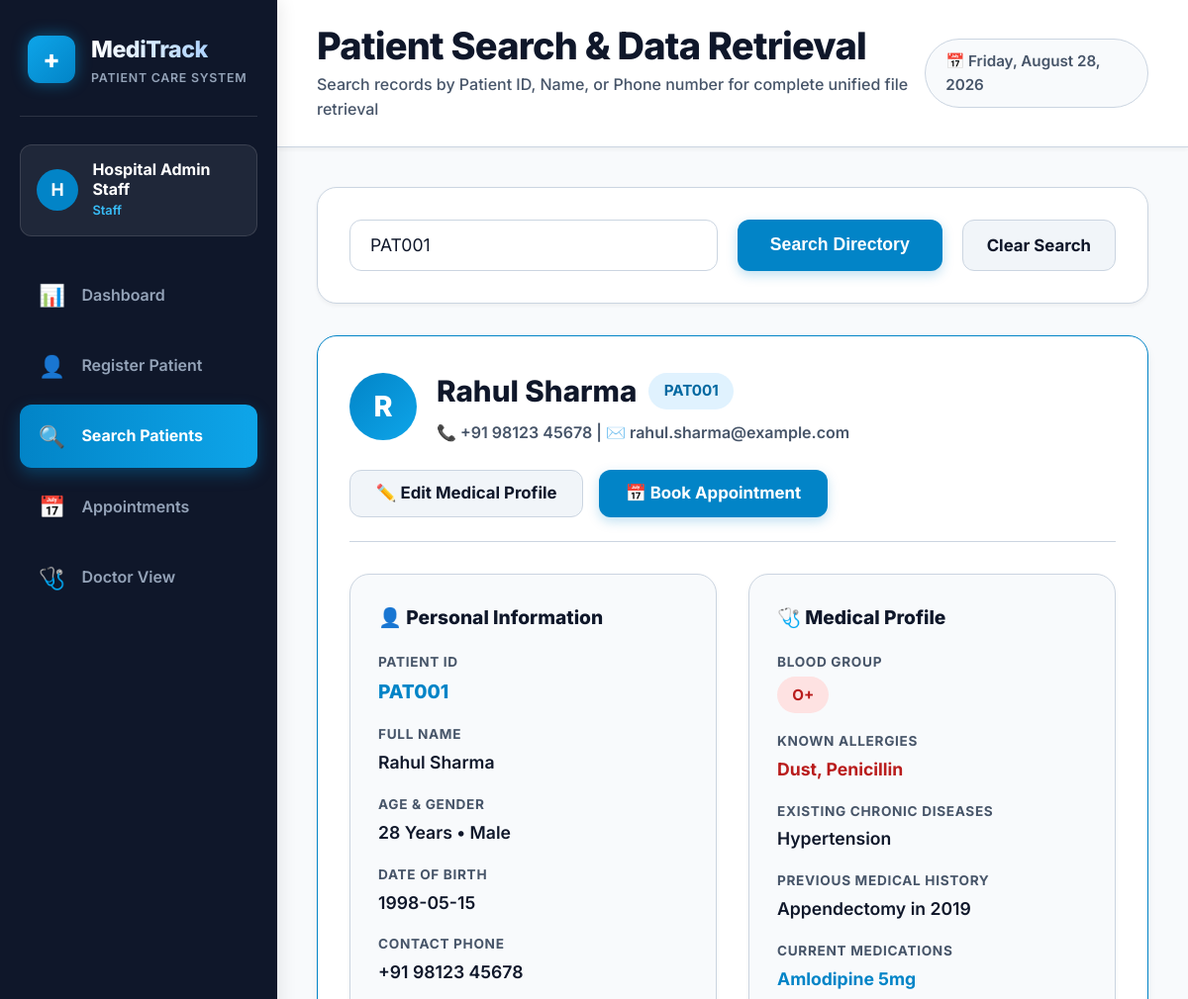
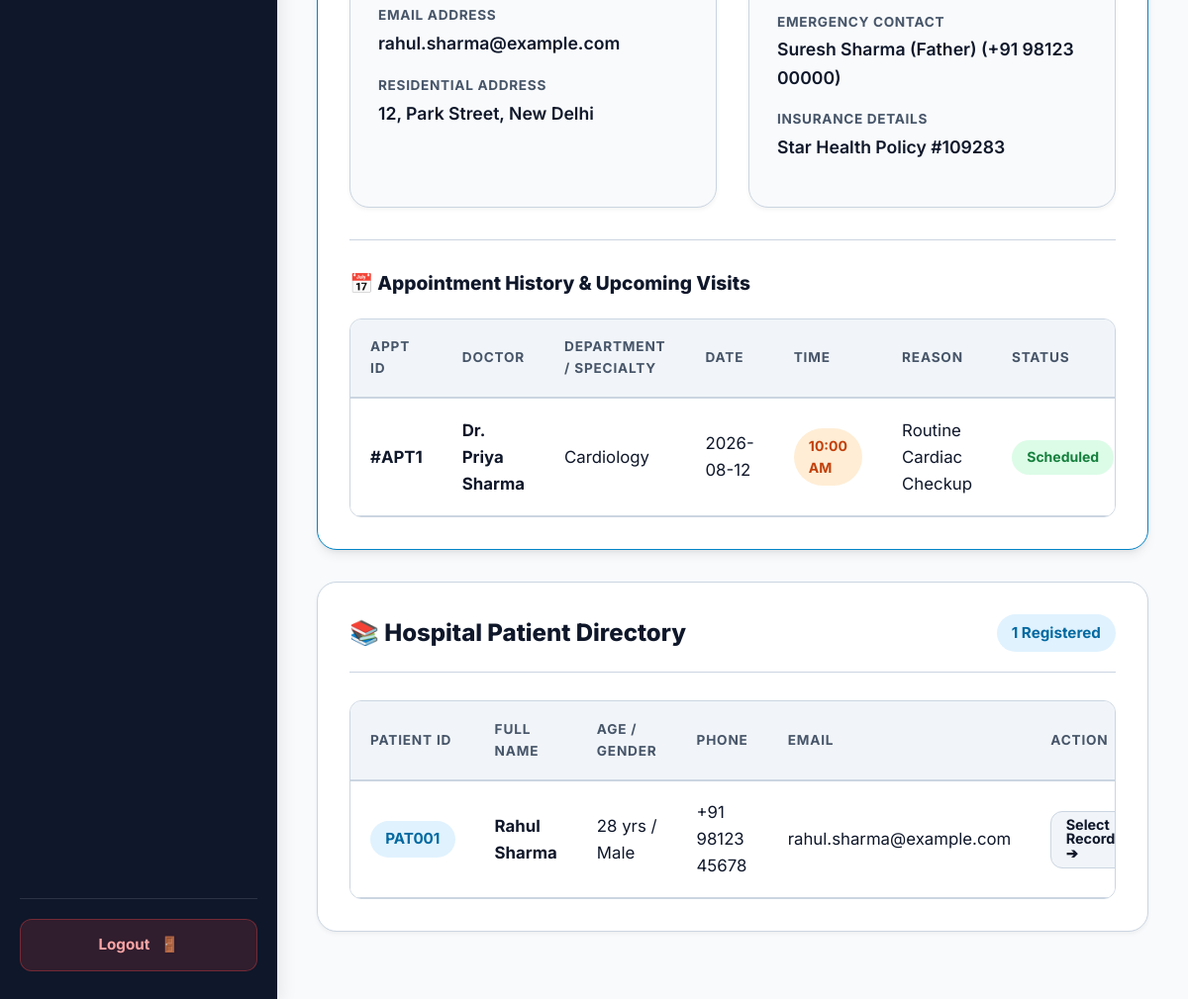
Page /search?q=PAT001 (signed in) on the committed database (2 pictures, top to bottom).
### tables this page shows
CREATE TABLE patients (
    patient_id TEXT PRIMARY KEY, -- e.g. PAT001, PAT002
    full_name TEXT NOT NULL,
    age INTEGER NOT NULL CHECK(age > 0 AND age < 130),
    gender TEXT NOT NULL,
    date_of_birth TEXT NOT NULL,
    phone TEXT NOT NULL,
    email TEXT NOT NULL,
    address TEXT NOT NULL,
    created_at TIMESTAMP DEFAULT CURRENT_TIMESTAMP
);

CREATE TABLE patient_profiles (
    id INTEGER PRIMARY KEY AUTOINCREMENT,
    patient_id TEXT UNIQUE NOT NULL,
    blood_group TEXT DEFAULT 'Not Specified',
    allergies TEXT DEFAULT 'None',
    existing_diseases TEXT DEFAULT 'None',
    medical_history TEXT DEFAULT 'None',
    current_medications TEXT DEFAULT 'None',
    emergency_name TEXT DEFAULT 'N/A',
    emergency_phone TEXT DEFAULT 'N/A',
    insurance_details TEXT DEFAULT 'None',
    updated_at TIMESTAMP DEFAULT CURRENT_TIMESTAMP,
    FOREIGN KEY (patient_id) REFERENCES patients(patient_id) ON DELETE CASCADE ON UPDATE CASCADE
);

CREATE TABLE appointments (
    appointment_id INTEGER PRIMARY KEY AUTOINCREMENT,
    patient_id TEXT NOT NULL,
    doctor_id TEXT NOT NULL,
    doctor_name TEXT NOT NULL,
    appointment_date TEXT NOT NULL, -- YYYY-MM-DD
    appointment_time TEXT NOT NULL, -- e.g. '09:00 AM'
    reason TEXT DEFAULT 'General Checkup',
    status TEXT NOT NULL DEFAULT 'Scheduled' CHECK(status IN ('Scheduled', 'Completed', 'Cancelled')),
    created_at TIMESTAMP DEFAULT CURRENT_TIMESTAMP,
    FOREIGN KEY (patient_id) REFERENCES patients(patient_id) ON DELETE CASCADE ON UPDATE CASCADE,
    FOREIGN KEY (doctor_id) REFERENCES doctors(doctor_id) ON DELETE CASCADE ON UPDATE CASCADE,
    -- Prevent duplicate bookings for same doctor, date, and time slot
    UNIQUE (doctor_id, appointment_date, appointment_time)
);

CREATE TABLE doctors (
    doctor_id TEXT PRIMARY KEY, -- e.g. DOC001
    name TEXT NOT NULL,
    specialty TEXT NOT NULL,
    email TEXT NOT NULL,
    phone TEXT NOT NULL,
    department TEXT NOT NULL
);

### app.py (the view)
@app.route('/search')
@login_required
def search():
    query = request.args.get('q', '').strip()
    conn = get_db()
    cursor = conn.cursor()
    if query:
        sql = """
            SELECT * FROM patients
            WHERE LOWER(patient_id) LIKE ? OR LOWER(full_name) LIKE ? OR phone LIKE ?
            ORDER BY patient_id ASC;
        """
        search_pattern = f"%{query.lower()}%"
        cursor.execute(sql, (search_pattern, search_pattern, f"%{query}%"))
        patients = cursor.fetchall()
    else:
        cursor.execute("SELECT * FROM patients ORDER BY patient_id ASC;")
        patients = cursor.fetchall()
    selected_patient = None
    medical_profile = None
    patient_appointments = []
    if patients:
        if len(patients) == 1 or (query and query.upper().startswith('PAT')):
            selected_patient = patients[0]
            for p in patients:
                if p['patient_id'].lower() == query.lower():
                    selected_patient = p
                    break
            pid = selected_patient['patient_id']
            cursor.execute("SELECT * FROM patient_profiles WHERE patient_id = ?", (pid,))
            medical_profile = cursor.fetchone()
            cursor.execute("""
                SELECT a.*, d.specialty
                FROM appointments a
                LEFT JOIN doctors d ON a.doctor_id = d.doctor_id
                WHERE a.patient_id = ?
                ORDER BY a.appointment_date DESC, a.appointment_time ASC;
            """, (pid,))
            patient_appointments = cursor.fetchall()
    conn.close()
    return render_template(
        'search.html',
        query=query,
        patients=patients,
        selected_patient=selected_patient,
        medical_profile=medical_profile,
        patient_appointments=patient_appointments,
        active_page='search'
    )

### templates/search.html (shortened to what this page needs)
{% extends "base.html" %}
{% block page_title %}Patient Search & Data Retrieval{% endblock %}
{% block page_subtitle %}Search records by Patient ID, Name, or Phone number for complete unified file retrieval{% endblock %}
{% block content %}
<div class="card" style="margin-bottom: 2rem;">
  <form action="{{ url_for('search') }}" method="GET" style="display:flex; gap:1.25rem; flex-wrap:wrap; align-items:center;">
    <div style="flex-grow:1; min-width:300px; position:relative;">
      <input type="text" id="table-search-input" name="q" class="form-control" value="{{ query }}" placeholder="🔍 Search Patient ID (e.g. PAT001), Name (e.g. Rahul), or Phone number..." style="padding-left:1.25rem; min-height:52px; font-size:1.1rem;">
    </div>
    <button type="submit" class="btn btn-primary" style="min-height:52px; padding:0 2rem; font-size:1.1rem;">
      Search Directory
    </button>
    {% if query %}
    <a href="{{ url_for('search') }}" class="btn btn-secondary" style="min-height:52px; display:inline-flex; align-items:center; padding:0 1.5rem; font-size:1.05rem;">Clear Search</a>
    {% endif %}
  </form>
</div>
{% if selected_patient %}
<div class="card" style="border-color:var(--primary); box-shadow:var(--shadow-md);">
  <div style="display:flex; align-items:center; justify-content:space-between; flex-wrap:wrap; gap:1.5rem; padding-bottom:1.5rem; border-bottom:1px solid var(--border-color);">
    <div style="display:flex; align-items:center; gap:1.25rem;">
      <div style="width:68px; height:68px; background:linear-gradient(135deg, var(--primary), var(--secondary)); color:white; border-radius:var(--radius-full); display:flex; align-items:center; justify-content:center; font-size:1.8rem; font-weight:800; flex-shrink:0;">
        {{ selected_patient.full_name[0] | upper }}
      </div>
      <div>
        <div style="display:flex; align-items:center; gap:0.75rem;">
          <h2 style="font-size: clamp(1.5rem, 2.5vw, 1.85rem); font-weight:800; color:var(--text-main);">{{ selected_patient.full_name }}</h2>
          <span class="badge badge-blue" style="font-size:0.95rem; padding:0.4rem 0.95rem;">{{ selected_patient.patient_id }}</span>
        </div>
        <div style="font-size:1rem; color:var(--text-muted); margin-top:0.35rem; font-weight:600;">
          📞 {{ selected_patient.phone }} | ✉️ {{ selected_patient.email }}
        </div>
      </div>
    </div>
    <div style="display:flex; gap:1rem; flex-wrap:wrap;">
      <a href="{{ url_for('patient_profile', patient_id=selected_patient.patient_id) }}" class="btn btn-secondary" style="min-height:48px;">
        ✏️ Edit Medical Profile
      </a>
      <a href="{{ url_for('appointments') }}?patient_id={{ selected_patient.patient_id }}" class="btn btn-primary" style="min-height:48px;">
        📅 Book Appointment
      </a>
    </div>
  </div>
  <div class="profile-grid" style="margin-top:2rem;">
    <div class="card" style="margin-bottom:0; background:#f8fafc; padding:1.75rem;">
      <h3 class="card-title" style="margin-bottom:1.25rem; font-size:1.2rem;">👤 Personal Information</h3>
      <div class="field-pair">
        <span class="field-label">Patient ID</span>
        <span class="field-value" style="font-weight:800; color:var(--primary); font-size:1.2rem;">{{ selected_patient.patient_id }}</span>
      </div>
      <div class="field-pair">
        <span class="field-label">Full Name</span>
        <span class="field-value">{{ selected_patient.full_name }}</span>
      </div>
      <div class="field-pair">
        <span class="field-label">Age & Gender</span>
        <span class="field-value">{{ selected_patient.age }} Years • {{ selected_patient.gender }}</span>
      </div>
      <div class="field-pair">
        <span class="field-label">Date of Birth</span>
        <span class="field-value">{{ selected_patient.date_of_birth }}</span>
      </div>
      <div class="field-pair">
        <span class="field-label">Contact Phone</span>
        <span class="field-value">{{ selected_patient.phone }}</span>
      </div>
      <div class="field-pair">
        <span class="field-label">Email Address</span>
        <span class="field-value">{{ selected_patient.email }}</span>
      </div>
      <div class="field-pair">
        <span class="field-label">Residential Address</span>
        <span class="field-value">{{ selected_patient.address }}</span>
      </div>
    </div>
    <div class="card" style="margin-bottom:0; background:#f8fafc; padding:1.75rem;">
      <h3 class="card-title" style="margin-bottom:1.25rem; font-size:1.2rem;">🩺 Medical Profile</h3>
      {% if medical_profile %}
      <div class="field-pair">
        <span class="field-label">Blood Group</span>
        <span class="field-value"><span class="badge badge-red" style="font-size:0.95rem;">{{ medical_profile.blood_group }}</span></span>
      </div>
      <div class="field-pair">
        <span class="field-label">Known Allergies</span>
        <span class="field-value" style="color:#b91c1c; font-weight:700;">{{ medical_profile.allergies }}</span>
      </div>
      <div class="field-pair">
        <span class="field-label">Existing Chronic Diseases</span>
        <span class="field-value" style="font-weight:600;">{{ medical_profile.existing_diseases }}</span>
      </div>
      <div class="field-pair">
        <span class="field-label">Previous Medical History</span>
        <span class="field-value">{{ medical_profile.medical_history }}</span>
      </div>
      <div class="field-pair">
        <span class="field-label">Current Medications</span>
        <span class="field-value" style="color:var(--primary); font-weight:700;">{{ medical_profile.current_medications }}</span>
      </div>
      <div class="field-pair">
        <span class="field-label">Emergency Contact</span>
        <span class="field-value">{{ medical_profile.emergency_name }} ({{ medical_profile.emergency_phone }})</span>
      </div>
      <div class="field-pair">
        <span class="field-label">Insurance Details</span>
        <span class="field-value">{{ medical_profile.insurance_details }}</span>
      </div>
      {% else %}
      <div class="alert alert-info">
        No medical profile created yet for this patient.
      </div>
      <a href="{{ url_for('patient_profile', patient_id=selected_patient.patient_id) }}" class="btn btn-primary">Create Medical Profile</a>
      {% endif %}
    </div>
  </div>
  <div style="margin-top:2rem; padding-top:1.75rem; border-top:1px solid var(--border-color);">
    <h3 class="card-title" style="margin-bottom:1.25rem; font-size:1.2rem;">📅 Appointment History & Upcoming Visits</h3>
    <div class="table-responsive">
      <table class="data-table">
        <thead>
          <tr>
            <th>Appt ID</th>
            <th>Doctor</th>
            <th>Department / Specialty</th>
            <th>Date</th>
            <th>Time</th>
            <th>Reason</th>
            <th>Status</th>
          </tr>
        </thead>
        <tbody>
          {% for appt in patient_appointments %}
          <tr>
            <td><strong>#APT{{ appt.appointment_id }}</strong></td>
            <td><strong>{{ appt.doctor_name }}</strong></td>
            <td>{{ appt.specialty if appt.specialty else 'General' }}</td>
            <td>{{ appt.appointment_date }}</td>
            <td><span class="badge badge-orange">{{ appt.appointment_time }}</span></td>
            <td>{{ appt.reason }}</td>
            <td><span class="badge badge-green">{{ appt.status }}</span></td>
          </tr>
          {% else %}
          <tr>
            <td colspan="7" style="text-align:center; padding:2rem; color:var(--text-muted);">No appointments recorded for this patient.</td>
          </tr>
          {% endfor %}
        </tbody>
      </table>
    </div>
  </div>
</div>
{% endif %}
<div class="card" style="margin-top:2rem;">
  <div class="card-header">
    <h2 class="card-title">📚 Hospital Patient Directory</h2>
    <span class="badge badge-blue" style="font-size:0.95rem; padding:0.4rem 0.95rem;">{{ patients | length }} Registered</span>
  </div>
  <div class="table-responsive">
    <table class="data-table">
      <thead>
        <tr>
          <th>Patient ID</th>
          <th>Full Name</th>
          <th>Age / Gender</th>
          <th>Phone</th>
          <th>Email</th>
          <th>Action</th>
        </tr>
      </thead>
      <tbody>
        {% for pat in patients %}
        <tr>
          <td><span class="badge badge-blue" style="font-size:0.95rem;"><strong>{{ pat.patient_id }}</strong></span></td>
          <td><strong>{{ pat.full_name }}</strong></td>
          <td>{{ pat.age }} yrs / {{ pat.gender }}</td>
          <td>{{ pat.phone }}</td>
          <td>{{ pat.email }}</td>
          <td>
            <a href="{{ url_for('search') }}?q={{ pat.patient_id }}" class="btn btn-secondary" style="min-height:38px; padding:0.4rem 0.9rem; font-size:0.9rem;">Select Record ➔</a>
          </td>
        </tr>
        {% else %}
        <tr>
          <td colspan="6" style="text-align:center; padding:2.5rem; color:var(--text-muted);">No patients matching search query.</td>
        </tr>
        {% endfor %}
      </tbody>
    </table>
  </div>
</div>
{% endblock %}

### rows in the picture
patients: full_name "R", full_name "Rahul Sharma", patient_id "PAT001", phone "+91 98123 45678", email "rahul.sharma@example.com", age "28", gender "Male", date_of_birth "1998-05-15", address "12, Park Street, New Delhi"
patient_profiles: blood_group "O+", allergies "Dust, Penicillin", existing_diseases "Hypertension", medical_history "Appendectomy in 2019", current_medications "Amlodipine 5mg", emergency_name "Suresh Sharma (Father)", emergency_phone "+91 98123 00000", insurance_details "Star Health Policy #109283"
appointments: appointment_id "1", doctor_name "Dr. Priya Sharma", specialty "Cardiology", appointment_date "2026-08-12", appointment_time "10:00 AM", reason "Routine Cardiac Checkup", status "Scheduled"

### other values in the picture
{{ session['user']['full_name'][0] | upper }} "H"
{{ session['user']['full_name'] }} "Hospital Admin Staff"
{{ session['user']['role'] }} "Staff"
{{ patients | length }} "1"
